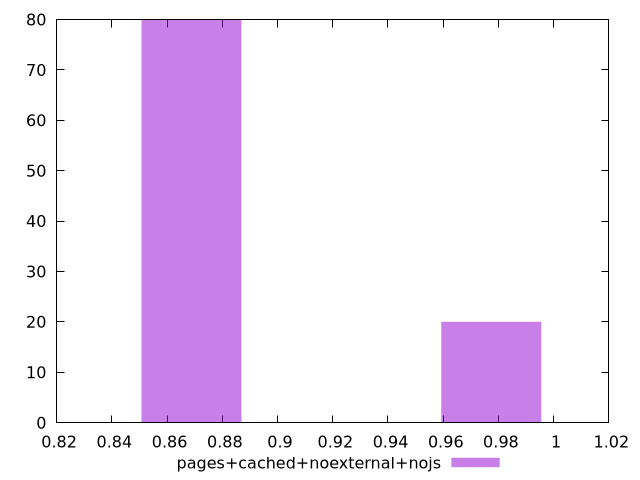

This figure's gnuplot source:
$_pagesCachedNoexternalNojs <<EOF
0.8688204458780773 80
0.977423001612837 20
EOF
set key outside below
set terminal pngcairo
set output "report_00005_2020-11-02T22-26-11.212Z/uses-http2/pages+cached+noexternal+nojs//hist.png"
set yrange [0:80]
set boxwidth 0.036200851911586555
set style fill transparent solid 0.5 noborder
plot $_pagesCachedNoexternalNojs title "pages+cached+noexternal+nojs" with boxes ,
